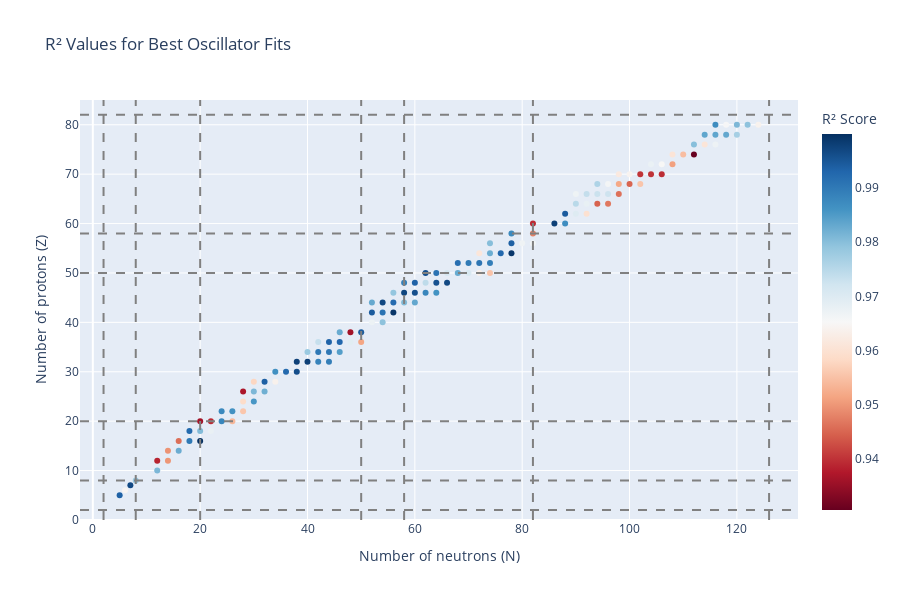

Notebook cell for this chart:
### Code cell
df_to_plot = best_osc_merged
# df_to_plot = merged

fig = px.scatter(df_to_plot.groupby(by=df_to_plot.index).head(1).reset_index(), 
          # x='a', 
          x='n',
          y='z', 
          color='r2',
          title='R² Values for Best Oscillator Fits',
          # labels={'z': 'Number of protons (Z)', 'a': 'Weight (A)', 'r2': 'R² Score'},
          labels={'z': 'Number of protons (Z)', 'n': 'Number of neutrons (N)', 'r2': 'R² Score'},
          color_continuous_scale='RdBu',
          height=600)


magic_numbers_n = [2, 8, 20, 50, 58, 82, 126]
magic_numbers_z = [2, 8, 20, 50, 58, 82]

for i, m in enumerate(magic_numbers_n):
    fig.add_vline(x=m, line_dash="dash", line_color="gray", name="Magic numbers" if i==0 else None)

for i, m in enumerate(magic_numbers_z):
    fig.add_hline(y=m, line_dash="dash", line_color="gray")

fig.show()

### Figure 1 — Plotly figure (JSON) as saved in the notebook; plotly's stock layout.template omitted (floating-point values rounded to 4 significant figures; data arrays with more than 128 entries replaced by an {"elided": "..."} marker saying what was removed)
{"data": [{"hovertemplate": "Number of neutrons (N)=%{x}<br>Number of protons (Z)=%{y}<br>R² Score=%{marker.color}<extra></extra>", "legendgroup": "", "marker": {"color": {"elided": "133 float values"}, "coloraxis": "coloraxis", "symbol": "circle"}, "mode": "markers", "name": "", "orientation": "v", "showlegend": false, "type": "scatter", "x": {"elided": "133 int values"}, "xaxis": "x", "y": {"elided": "133 int values"}, "yaxis": "y"}], "layout": {"coloraxis": {"colorbar": {"title": {"text": "R² Score"}}, "colorscale": [[0, "rgb(103,0,31)"], [0.1, "rgb(178,24,43)"], [0.2, "rgb(214,96,77)"], [0.3, "rgb(244,165,130)"], [0.4, "rgb(253,219,199)"], [0.5, "rgb(247,247,247)"], [0.6, "rgb(209,229,240)"], [0.7, "rgb(146,197,222)"], [0.8, "rgb(67,147,195)"], [0.9, "rgb(33,102,172)"], [1, "rgb(5,48,97)"]]}, "height": 600, "legend": {"tracegroupgap": 0}, "shapes": [{"line": {"color": "gray", "dash": "dash"}, "name": "Magic numbers", "type": "line", "x0": 2, "x1": 2, "xref": "x", "y0": 0, "y1": 1, "yref": "y domain"}, {"line": {"color": "gray", "dash": "dash"}, "type": "line", "x0": 8, "x1": 8, "xref": "x", "y0": 0, "y1": 1, "yref": "y domain"}, {"line": {"color": "gray", "dash": "dash"}, "type": "line", "x0": 20, "x1": 20, "xref": "x", "y0": 0, "y1": 1, "yref": "y domain"}, {"line": {"color": "gray", "dash": "dash"}, "type": "line", "x0": 50, "x1": 50, "xref": "x", "y0": 0, "y1": 1, "yref": "y domain"}, {"line": {"color": "gray", "dash": "dash"}, "type": "line", "x0": 58, "x1": 58, "xref": "x", "y0": 0, "y1": 1, "yref": "y domain"}, {"line": {"color": "gray", "dash": "dash"}, "type": "line", "x0": 82, "x1": 82, "xref": "x", "y0": 0, "y1": 1, "yref": "y domain"}, {"line": {"color": "gray", "dash": "dash"}, "type": "line", "x0": 126, "x1": 126, "xref": "x", "y0": 0, "y1": 1, "yref": "y domain"}, {"line": {"color": "gray", "dash": "dash"}, "type": "line", "x0": 0, "x1": 1, "xref": "x domain", "y0": 2, "y1": 2, "yref": "y"}, {"line": {"color": "gray", "dash": "dash"}, "type": "line", "x0": 0, "x1": 1, "xref": "x domain", "y0": 8, "y1": 8, "yref": "y"}, {"line": {"color": "gray", "dash": "dash"}, "type": "line", "x0": 0, "x1": 1, "xref": "x domain", "y0": 20, "y1": 20, "yref": "y"}, {"line": {"color": "gray", "dash": "dash"}, "type": "line", "x0": 0, "x1": 1, "xref": "x domain", "y0": 50, "y1": 50, "yref": "y"}, {"line": {"color": "gray", "dash": "dash"}, "type": "line", "x0": 0, "x1": 1, "xref": "x domain", "y0": 58, "y1": 58, "yref": "y"}, {"line": {"color": "gray", "dash": "dash"}, "type": "line", "x0": 0, "x1": 1, "xref": "x domain", "y0": 82, "y1": 82, "yref": "y"}], "title": {"text": "R² Values for Best Oscillator Fits"}, "xaxis": {"anchor": "y", "domain": [0, 1], "title": {"text": "Number of neutrons (N)"}}, "yaxis": {"anchor": "x", "domain": [0, 1], "title": {"text": "Number of protons (Z)"}}}}
